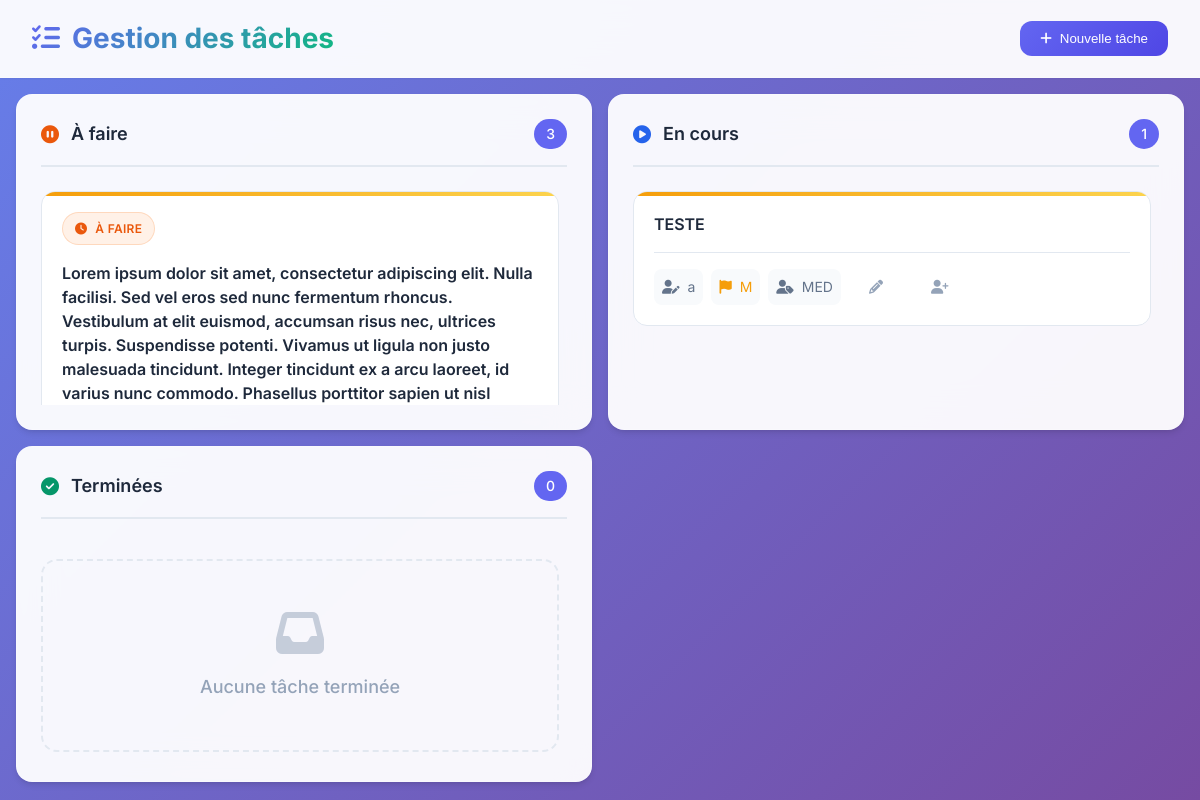
The page / on the database its author committed.
### tasks_app/models.py (models this page shows, shortened)
class Task(models.Model):
    STATUS_CHOICES = (
        ('TO DO', 'À faire'),
        ('IN PROGRESS', 'En cours'),
        ('DONE', 'Terminée'),
    )
    PRIORITY_CHOICES = (
        ('HIGH', 'H'),
        ('MEDIUM', 'M'),
        ('LOW', 'L'),
    )
    description = models.TextField()
    status = models.CharField(max_length=20, choices=STATUS_CHOICES, default='TO DO')
    priority = models.CharField(max_length=10, choices=PRIORITY_CHOICES, default='MEDIUM')
    archived = models.BooleanField(default=False)
    created_at = models.DateTimeField(default=timezone.now)
    created_by = models.ForeignKey(
        'Personne',
        related_name='tasks_created',
        on_delete=models.CASCADE
    )
    assigned_to = models.ForeignKey(
        'Personne',
        related_name='tasks_assigned',
        on_delete=models.SET_NULL,
        null=True,
        blank=True
    )

class Personne(models.Model):
    nom = models.CharField(max_length=100, unique=True)
    code = models.CharField(max_length=20, unique=True, blank=True, null=True)
    actif = models.BooleanField(default=True)
    niveau = models.CharField(
        max_length=20,
        choices=(('admin', 'Admin'), ('user-simple', 'Utilisateur simple')),
        default='user-simple'
    )

### tasks_app/views.py (the view)
# urls.py: path('', views.task_kanban, name='task_kanban'),
def task_kanban(request):
    tasks = Task.objects.filter(archived=False)
    users = Personne.objects.filter(actif=True)
    context = {
        'todo': tasks.filter(status='TO DO'),
        'inprogress': tasks.filter(status='IN PROGRESS'),
        'done': tasks.filter(status='DONE'),
        'users': users,
    }
    return render(request, 'tasks/kanban.html', context)

### tasks_app/templates/tasks/kanban.html (shortened to what this page needs)
{% load static %}
<!DOCTYPE html>
<html lang="fr">
<head>
    <link rel="stylesheet" href="https://cdnjs.cloudflare.com/ajax/libs/font-awesome/6.4.0/css/all.min.css">
</head>
<body>
    <div class="header">
        <h1>
            <i class="fas fa-tasks"></i>
            Gestion des tâches
        </h1>
        <div class="header-actions">
            <button class="btn-primary">
                <i class="fas fa-plus"></i>
                Nouvelle tâche
            </button>
        </div>
    </div>
    <div class="kanban-container">
        <div class="kanban">
            <div class="column">
                <div class="column-header">
                    <div class="column-title">
                        <i class="fas fa-circle-pause" style="color: #ea580c;"></i>
                        À faire
                    </div>
                    <div class="column-count">{{ todo|length }}</div>
                </div>
                <div class="column-content">
                    {% for task in todo %}
                        <div class="card priority-{{ task.priority|lower }}" draggable="true" data-task-id="{{ task.id }}">
                            <span class="status-badge status-{{ task.status|upper|cut:' '|cut:'-' }}">
                                <i class="fas fa-clock"></i>
                                {{ task.get_status_display }}
                            </span>
                            <div class="card-title">{{ task.description }}</div>
                        </div>
                    {% empty %}
                        <div class="empty-state">
                            <i class="far fa-check-circle"></i>
                            <p>Aucune tâche à faire</p>
                        </div>
                    {% endfor %}
                </div>
            </div>
            <div class="column">
                <div class="column-header">
                    <div class="column-title">
                        <i class="fas fa-circle-play" style="color: #2563eb;"></i>
                        En cours
                    </div>
                    <div class="column-count">{{ inprogress|length }}</div>
                </div>
                <div class="column-content">
                    {% for task in inprogress %}
                        <div class="card priority-{{ task.priority|lower }}" draggable="true" data-task-id="{{ task.id }}">
                            <div class="card-title">{{ task.description }}</div>
                            <div class="card-footer">
                                <div class="card-actions">
                                    <div class="meta-item" title="Créé par">
                                            <i class="fas fa-user-edit"></i> {{ task.created_by.nom }}
                                        </div>
                                        <div class="meta-item priority-{{ task.priority|lower }}" title="Priorité">
                                            <i class="fas fa-flag"></i> {{ task.get_priority_display }}
                                        </div>
                                        <div class="meta-item assigned-to" title="Assigné à">
                                            <i class="fas fa-user-tag"></i> {{ task.assigned_to.nom|default:"Non assigné" }}
                                        </div>
                                    <button class="btn btn-edit" data-task-id="{{ task.id }}" title="Modifier la tâche">
                                        <i class="fas fa-pencil-alt"></i>
                                    </button>
                                    <button class="btn btn-reassign"
                                            data-task-id="{{ task.id }}"
                                            data-assigned-id="{{ task.assigned_to.id|default:'' }}"
                                            data-assigned-name="{{ task.assigned_to.nom|default:'Non assigné'|escapejs }}"
                                            title="Réassigner la tâche">
                                        <i class="fas fa-user-plus"></i>
                                    </button>
                                </div>
                            </div>
                        </div>
                    {% empty %}
                        <div class="empty-state">
                            <i class="fas fa-tasks"></i>
                            <p>Aucune tâche en cours</p>
                        </div>
                    {% endfor %}
                </div>
            </div>
            <div class="column">
                <div class="column-header">
                    <div class="column-title">
                        <i class="fas fa-circle-check" style="color: #059669;"></i>
                        Terminées
                    </div>
                    <div class="column-count">{{ done|length }}</div>
                </div>
                <div class="column-content">
                    {% for task in done %}
                        <div class="card priority-{{ task.priority|lower }}" draggable="true" data-task-id="{{ task.id }}">
                            <div class="card-title">{{ task.description }}</div>
                            <div class="card-footer">
                                <div class="card-actions">
                                     <div class="meta-item" title="Créé par">
                                            <i class="fas fa-user-edit"></i> {{ task.created_by.nom }}
                                        </div>
                                        <div class="meta-item priority-{{ task.priority|lower }}" title="Priorité">
                                            <i class="fas fa-flag"></i> {{ task.get_priority_display }}
                                        </div>
                                        <div class="meta-item assigned-to" title="Assigné à">
                                            <i class="fas fa-user-tag"></i> {{ task.assigned_to.nom|default:"Non assigné" }}
                                        </div>
                                    <button class="btn btn-edit" data-task-id="{{ task.id }}" title="Modifier la tâche">
                                        <i class="fas fa-pencil-alt"></i>
                                    </button>
                                    <button class="btn btn-reassign"
                                            data-task-id="{{ task.id }}"
                                            data-assigned-id="{{ task.assigned_to.id|default:'' }}"
                                            data-assigned-name="{{ task.assigned_to.nom|default:'Non assigné'|escapejs }}"
                                            title="Réassigner la tâche">
                                        <i class="fas fa-user-plus"></i>
                                    </button>
                                </div>
                            </div>
                        </div>
                    {% empty %}
                        <div class="empty-state">
                            <i class="fas fa-inbox"></i>
                            <p>Aucune tâche terminée</p>
                        </div>
                    {% endfor %}
                </div>
            </div>
        </div>
    </div>
</body>
</html>

### rows shown on the page
Task: status "À FAIRE", description "Lorem ipsum dolor sit amet, consectetur adipiscing elit. Nulla facilisi. Sed vel eros sed nunc fermentum rhoncus. Vestibulum at elit euismod, accumsan risus nec, ultrices turpis. Suspendisse potenti. Vivamus ut ligula non justo malesuada tincidunt. Integer tincidunt ex a arcu laoreet, id varius nunc commodo. Phasellus porttitor sapien ut nisl…"
Task: description "TESTE", created_by.nom "a", priority "M", assigned_to.nom "MED"

### other values the page prints
{{ todo|length }} "3"
{{ inprogress|length }} "1"
{{ done|length }} "0"
